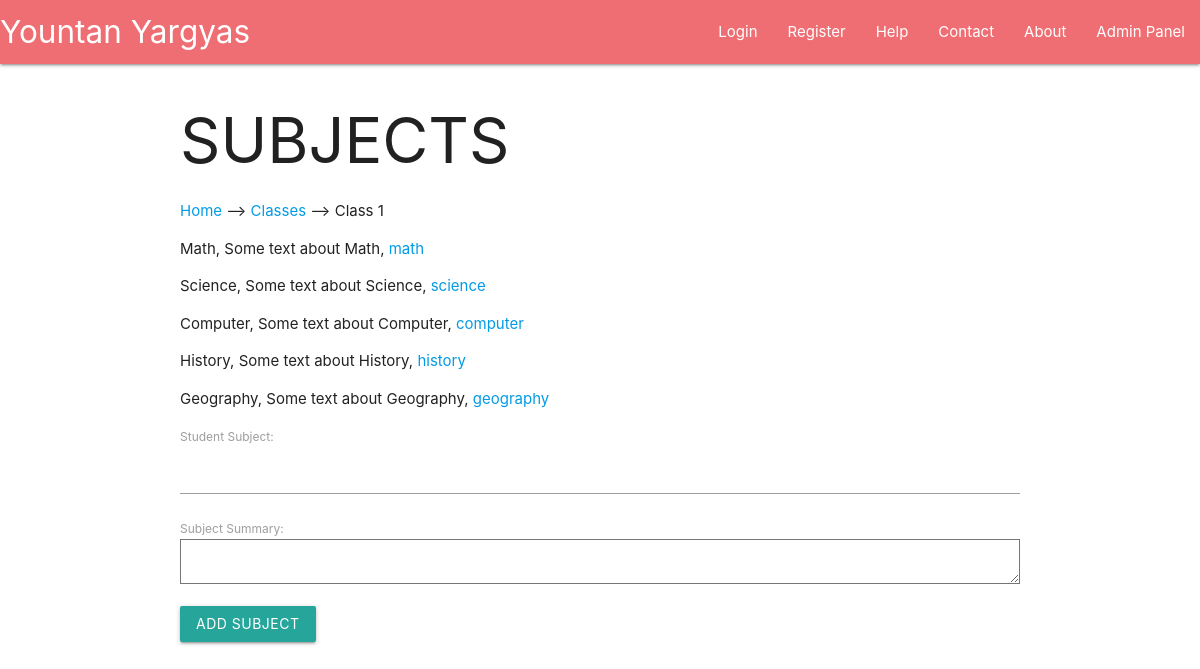
The page /classes/class-1 on the database its author committed.
### main/models.py (models this page shows, shortened)
class StudentClass(models.Model):
    student_class = models.CharField(max_length=100)
    class_summary = models.CharField(max_length=500)
    class_slug = models.SlugField(max_length=100)
    class Meta:
        verbose_name_plural = "Classes"

class StudentSubject(models.Model):
    student_subject = models.CharField(max_length=100)
    subject_summary = models.CharField(max_length=500)
    subject_slug = models.SlugField(max_length=100)
    student_class = models.ForeignKey(StudentClass, default=1, verbose_name="Class", on_delete=models.SET_DEFAULT)
    class Meta:
        verbose_name_plural = "Subjects"

### main/views.py (the view, shortened to what this page needs)
# urls.py: path("classes/<slug:class_slug>", views.student_class, name="student_class"),
def student_class(request, class_slug):
    class_slugs = [c.class_slug for c in StudentClass.objects.all()]
    if class_slug in class_slugs:
        class_slug_name = StudentClass.objects.filter(class_slug=class_slug)[0].student_class
        matching_subjects = StudentSubject.objects.filter(student_class__class_slug=class_slug)
        form = AddSubject(initial={"student_class": StudentClass.objects.filter(class_slug=class_slug)[0]})
        return render(
            request=request,
            template_name="main/subjects.html",
            context={"student_subjects": matching_subjects, "class_slug": class_slug, "class_slug_name": class_slug_name, "form": form}
            )
    else:
        return HttpResponse(f"{class_slug} class is not present!")

### main/forms.py
class AddSubject(forms.ModelForm):
    class Meta:
        model = StudentSubject
        fields = ["student_subject", "subject_summary", "student_class"]
        labels = {"student_subject": "Student Subject", "subject_summary": "Subject Summary", "student_class": "Student Class (FK)"}
        widgets = {"subject_summary": forms.Textarea, "student_class": forms.HiddenInput}

### main/templates/main/subjects.html (shortened to what this page needs)
{% extends "Main/header.html" %}
{% block content %}
    <h1>SUBJECTS</h1>
    <p>
        <a href="/">Home</a> --&gt; <a href="/classes">Classes</a> --&gt; {{ class_slug_name }}
    </p>
    {% for subject in student_subjects %}
        <p>{{ subject.student_subject }}, {{ subject.subject_summary }}, <a href="/classes/{{ class_slug }}/{{ subject.subject_slug }}">{{ subject.subject_slug }}</a></p>
    {% endfor %}
    <form method="POST">
        {{ form.as_p }}
        <button type="submit" class="btn">Add Subject</button>
    </form>
{% endblock %}

### rows shown on the page
StudentClass: student_class "Class 1"
StudentSubject: student_subject "Math", subject_summary "Some text about Math", subject_slug "math"
StudentSubject: student_subject "Science", subject_summary "Some text about Science", subject_slug "science"
StudentSubject: student_subject "Computer", subject_summary "Some text about Computer", subject_slug "computer"
StudentSubject: student_subject "History", subject_summary "Some text about History", subject_slug "history"
StudentSubject: student_subject "Geography", subject_summary "Some text about Geography", subject_slug "geography"
